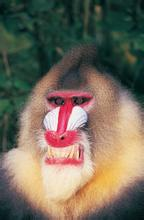
//> input picture SampleCompressImageRaw/input.png, 144 x 220 px
$ ./SampleScatteredInterpolation   (built with g++ and OpenCV 4)
//> lines starting //> are read from the running program, lines starting //| are printed output that depends on the picture
#include "ZQ_ScatteredInterpolationRBF.h"
#include "cv.h"
#include "highgui.h"

#include <time.h>

using namespace ZQ;

template<class T>
void test2d()
{
	const char* file = "input.png";
	IplImage* img = cvLoadImage(file,1);
//> img is the input picture: 220 rows x 144 cols, CV_8UC3; mean B, G, R 92.2, 107.7, 117.1

	if(img == 0)
	{
		printf("load img %s fail\n",file);
		return ;
	}

	int width = img->width;
//> width = 144
	int height = img->height;
//> height = 220

	int nchannels = img->nChannels;
//> nchannels = 3

	IplImage* scattered_img = cvCreateImage(cvSize(width,height),IPL_DEPTH_8U,nchannels);
	cvZero(scattered_img);

	int npoints = width*height/16;
//> npoints = 1980
	T* points = new T[npoints*2];
	T* val = new T[npoints*3];

	int offset = 0;
	for(int i = 0;i < height;i+=4)
	{
		for(int j = 0;j < width;j+=4)
		{
			int x = j;
			int y = i;
			CvScalar scalar = cvGet2D(img,y,x);
			cvSet2D(scattered_img,y,x,scalar);
			points[2*offset+0] = x;
			points[2*offset+1] = y;
			val[offset*3+0] = scalar.val[0];
			val[offset*3+1] = scalar.val[1];
			val[offset*3+2] = scalar.val[2];
			offset ++;
		}
	}
//> this loop made 55 passes
//> offset on passes 1 to 12: 36, 72, 108, 144, 180, 216, 252, 288, 324, 360, 396, 432
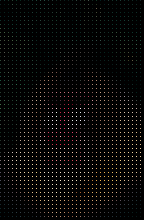
//> scattered_img: 220 rows x 144 cols, CV_8UC3; mean B, G, R 5.8, 6.7, 7.3
//> after the loop, offset = 1980

	T* inter_pts = new T[width*height*2];
	T* inter_val = new T[width*height*3];

	for(int i = 0;i < height;i++)
	{
		for(int j = 0;j < width;j++)
		{
			inter_pts[(i*width+j)*2+0] = j;
			inter_pts[(i*width+j)*2+1] = i;
		}
	}

//> (the run ends here: the program needs code that is not available in this run, at `ZQ_ScatteredInterpolationRBF<T>* rbf = new ZQ_ScatteredInterpolationRB..`)
